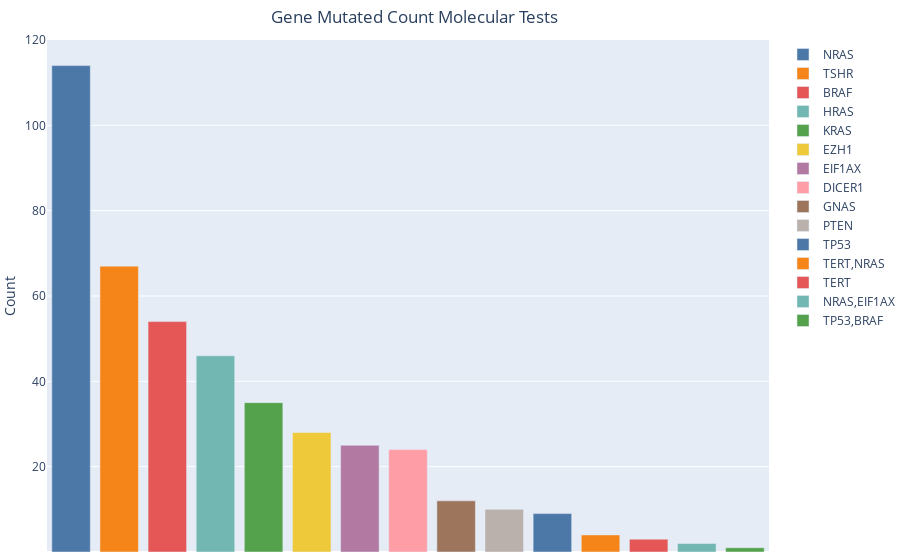

Notebook source saved alongside this figure:
### Code cell
fig.show()

### Figure 1 — Plotly figure (JSON) as saved in the notebook; plotly's stock layout.template omitted (floating-point values rounded to 4 significant figures)
{"data": [{"alignmentgroup": "True", "hovertemplate": "GENE MUTATED=%{x}<br>Count=%{y}<extra></extra>", "legendgroup": "NRAS", "marker": {"color": "#4C78A8", "pattern": {"shape": ""}}, "name": "NRAS", "offsetgroup": "NRAS", "orientation": "v", "showlegend": true, "textposition": "auto", "type": "bar", "x": ["NRAS"], "xaxis": "x", "y": [114], "yaxis": "y"}, {"alignmentgroup": "True", "hovertemplate": "GENE MUTATED=%{x}<br>Count=%{y}<extra></extra>", "legendgroup": "TSHR", "marker": {"color": "#F58518", "pattern": {"shape": ""}}, "name": "TSHR", "offsetgroup": "TSHR", "orientation": "v", "showlegend": true, "textposition": "auto", "type": "bar", "x": ["TSHR"], "xaxis": "x", "y": [67], "yaxis": "y"}, {"alignmentgroup": "True", "hovertemplate": "GENE MUTATED=%{x}<br>Count=%{y}<extra></extra>", "legendgroup": "BRAF", "marker": {"color": "#E45756", "pattern": {"shape": ""}}, "name": "BRAF", "offsetgroup": "BRAF", "orientation": "v", "showlegend": true, "textposition": "auto", "type": "bar", "x": ["BRAF"], "xaxis": "x", "y": [54], "yaxis": "y"}, {"alignmentgroup": "True", "hovertemplate": "GENE MUTATED=%{x}<br>Count=%{y}<extra></extra>", "legendgroup": "HRAS", "marker": {"color": "#72B7B2", "pattern": {"shape": ""}}, "name": "HRAS", "offsetgroup": "HRAS", "orientation": "v", "showlegend": true, "textposition": "auto", "type": "bar", "x": ["HRAS"], "xaxis": "x", "y": [46], "yaxis": "y"}, {"alignmentgroup": "True", "hovertemplate": "GENE MUTATED=%{x}<br>Count=%{y}<extra></extra>", "legendgroup": "KRAS", "marker": {"color": "#54A24B", "pattern": {"shape": ""}}, "name": "KRAS", "offsetgroup": "KRAS", "orientation": "v", "showlegend": true, "textposition": "auto", "type": "bar", "x": ["KRAS"], "xaxis": "x", "y": [35], "yaxis": "y"}, {"alignmentgroup": "True", "hovertemplate": "GENE MUTATED=%{x}<br>Count=%{y}<extra></extra>", "legendgroup": "EZH1", "marker": {"color": "#EECA3B", "pattern": {"shape": ""}}, "name": "EZH1", "offsetgroup": "EZH1", "orientation": "v", "showlegend": true, "textposition": "auto", "type": "bar", "x": ["EZH1"], "xaxis": "x", "y": [28], "yaxis": "y"}, {"alignmentgroup": "True", "hovertemplate": "GENE MUTATED=%{x}<br>Count=%{y}<extra></extra>", "legendgroup": "EIF1AX", "marker": {"color": "#B279A2", "pattern": {"shape": ""}}, "name": "EIF1AX", "offsetgroup": "EIF1AX", "orientation": "v", "showlegend": true, "textposition": "auto", "type": "bar", "x": ["EIF1AX"], "xaxis": "x", "y": [25], "yaxis": "y"}, {"alignmentgroup": "True", "hovertemplate": "GENE MUTATED=%{x}<br>Count=%{y}<extra></extra>", "legendgroup": "DICER1", "marker": {"color": "#FF9DA6", "pattern": {"shape": ""}}, "name": "DICER1", "offsetgroup": "DICER1", "orientation": "v", "showlegend": true, "textposition": "auto", "type": "bar", "x": ["DICER1"], "xaxis": "x", "y": [24], "yaxis": "y"}, {"alignmentgroup": "True", "hovertemplate": "GENE MUTATED=%{x}<br>Count=%{y}<extra></extra>", "legendgroup": "GNAS", "marker": {"color": "#9D755D", "pattern": {"shape": ""}}, "name": "GNAS", "offsetgroup": "GNAS", "orientation": "v", "showlegend": true, "textposition": "auto", "type": "bar", "x": ["GNAS"], "xaxis": "x", "y": [12], "yaxis": "y"}, {"alignmentgroup": "True", "hovertemplate": "GENE MUTATED=%{x}<br>Count=%{y}<extra></extra>", "legendgroup": "PTEN", "marker": {"color": "#BAB0AC", "pattern": {"shape": ""}}, "name": "PTEN", "offsetgroup": "PTEN", "orientation": "v", "showlegend": true, "textposition": "auto", "type": "bar", "x": ["PTEN"], "xaxis": "x", "y": [10], "yaxis": "y"}, {"alignmentgroup": "True", "hovertemplate": "GENE MUTATED=%{x}<br>Count=%{y}<extra></extra>", "legendgroup": "TP53", "marker": {"color": "#4C78A8", "pattern": {"shape": ""}}, "name": "TP53", "offsetgroup": "TP53", "orientation": "v", "showlegend": true, "textposition": "auto", "type": "bar", "x": ["TP53"], "xaxis": "x", "y": [9], "yaxis": "y"}, {"alignmentgroup": "True", "hovertemplate": "GENE MUTATED=%{x}<br>Count=%{y}<extra></extra>", "legendgroup": "TERT,NRAS", "marker": {"color": "#F58518", "pattern": {"shape": ""}}, "name": "TERT,NRAS", "offsetgroup": "TERT,NRAS", "orientation": "v", "showlegend": true, "textposition": "auto", "type": "bar", "x": ["TERT,NRAS"], "xaxis": "x", "y": [4], "yaxis": "y"}, {"alignmentgroup": "True", "hovertemplate": "GENE MUTATED=%{x}<br>Count=%{y}<extra></extra>", "legendgroup": "TERT", "marker": {"color": "#E45756", "pattern": {"shape": ""}}, "name": "TERT", "offsetgroup": "TERT", "orientation": "v", "showlegend": true, "textposition": "auto", "type": "bar", "x": ["TERT"], "xaxis": "x", "y": [3], "yaxis": "y"}, {"alignmentgroup": "True", "hovertemplate": "GENE MUTATED=%{x}<br>Count=%{y}<extra></extra>", "legendgroup": "NRAS,EIF1AX", "marker": {"color": "#72B7B2", "pattern": {"shape": ""}}, "name": "NRAS,EIF1AX", "offsetgroup": "NRAS,EIF1AX", "orientation": "v", "showlegend": true, "textposition": "auto", "type": "bar", "x": ["NRAS,EIF1AX"], "xaxis": "x", "y": [2], "yaxis": "y"}, {"alignmentgroup": "True", "hovertemplate": "GENE MUTATED=%{x}<br>Count=%{y}<extra></extra>", "legendgroup": "TP53,BRAF", "marker": {"color": "#54A24B", "pattern": {"shape": ""}}, "name": "TP53,BRAF", "offsetgroup": "TP53,BRAF", "orientation": "v", "showlegend": true, "textposition": "auto", "type": "bar", "x": ["TP53,BRAF"], "xaxis": "x", "y": [1], "yaxis": "y"}], "layout": {"autosize": true, "barmode": "relative", "legend": {"title": {"text": ""}, "tracegroupgap": 0}, "margin": {"b": 0, "l": 0, "pad": 0, "r": 0, "t": 40}, "title": {"text": "Gene Mutated Count Molecular Tests", "x": 0.46, "xanchor": "center", "y": 0.98, "yanchor": "top"}, "xaxis": {"anchor": "y", "categoryarray": ["NRAS", "TSHR", "BRAF", "HRAS", "KRAS", "EZH1", "EIF1AX", "DICER1", "GNAS", "PTEN", "TP53", "TERT,NRAS", "TERT", "NRAS,EIF1AX", "TP53,BRAF"], "categoryorder": "array", "domain": [0, 1], "showticklabels": false, "title": {}, "visible": false}, "yaxis": {"anchor": "x", "domain": [0, 1], "title": {"text": "Count"}}}}
